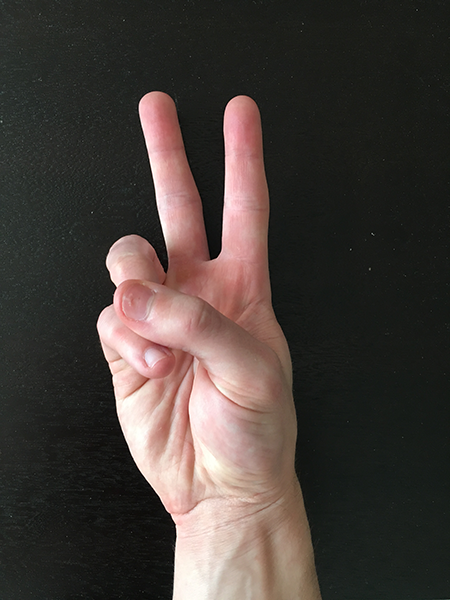
#> input picture contour-extreme-points/hand_03.png, 450 x 600 px
$ python extreme_points.py   (older library calls are emulated)
#> lines starting #> are read from the running program, lines starting #| are printed output that depends on the picture; after the words box and inside, x2 and y2 are one past the last pixel; in counts of white or black regions, pixels touching at a corner belong together
# USAGE
# python extreme_points.py

# import the necessary packages
import imutils
import cv2

# load the image, convert it to grayscale, and blur it slightly
image = cv2.imread("hand_03.png")
#> image is the input picture: shape (600, 450, 3); mean B, G, R 57.1, 61.6, 69.9
gray = cv2.cvtColor(image, cv2.COLOR_BGR2GRAY)
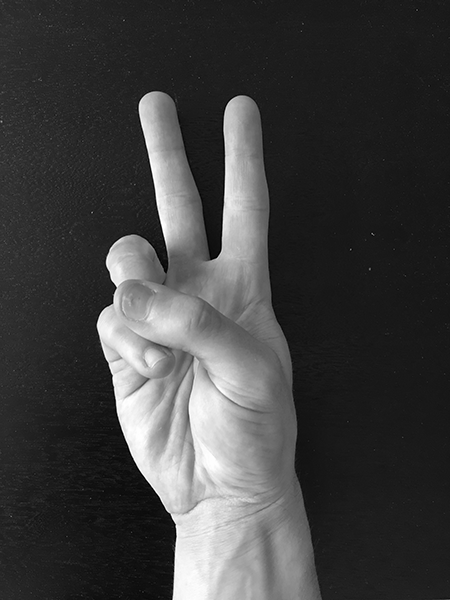
#> gray: shape (600, 450); min 0, max 255, mean 63.6
gray = cv2.GaussianBlur(gray, (5, 5), 0)

# threshold the image, then perform a series of erosions +
# dilations to remove any small regions of noise
thresh = cv2.threshold(gray, 45, 255, cv2.THRESH_BINARY)[1]
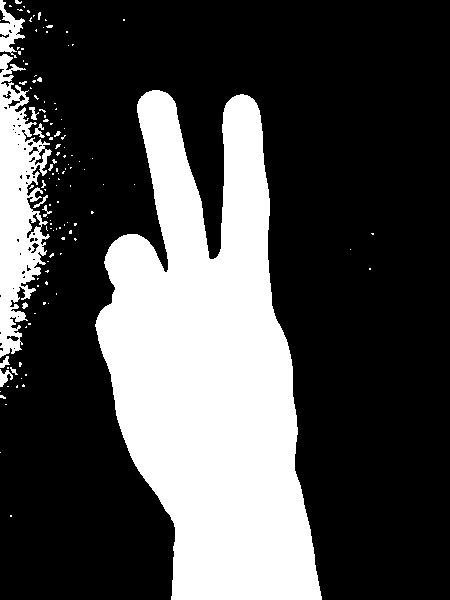
#> thresh: shape (600, 450); 29.8% white; 124 white regions (110 under 20 px), largest, box (x1, y1, x2, y2) and area: (95, 90, 322, 600) 70298, (0, 54, 52, 358) 8387, (0, 0, 25, 58) 670
thresh = cv2.erode(thresh, None, iterations=2)
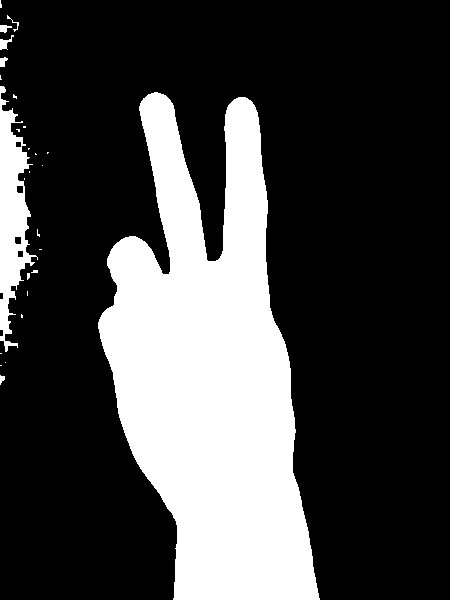
#> thresh: shape (600, 450); 26.6% white; 27 white regions (20 under 20 px), largest, box (x1, y1, x2, y2) and area: (98, 92, 320, 600) 66634, (0, 86, 38, 352) 4707, (0, 35, 14, 50) 91
thresh = cv2.dilate(thresh, None, iterations=2)
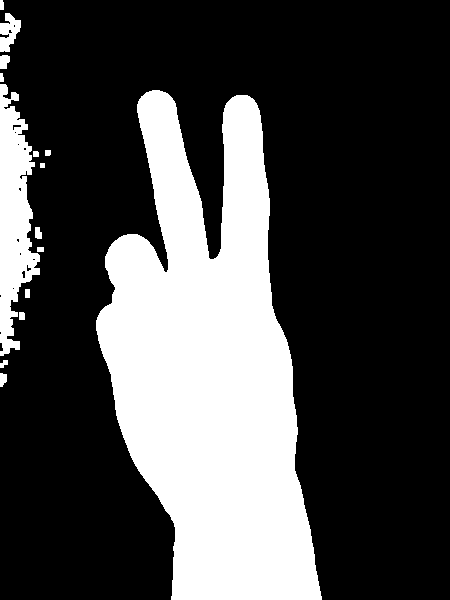
#> thresh: shape (600, 450); 28.8% white; 15 white regions

# find contours in thresholded image, then grab the largest
# one
cnts = cv2.findContours(thresh.copy(), cv2.RETR_EXTERNAL,
	cv2.CHAIN_APPROX_SIMPLE)
#> cnts = 15 contours, 1 with area under 20; largest, box (x1, y1, x2, y2) and area: (96, 90, 322, 600) 69471, (0, 84, 40, 356) 6082, (0, 13, 21, 52) 452, (0, 55, 10, 69) 96, (0, 373, 7, 387) 61
cnts = cnts[0] if imutils.is_cv2() else cnts[1]
c = max(cnts, key=cv2.contourArea)
#> c = contour of 571 points, box (x1, y1, x2, y2) (96, 90, 322, 600), area 69471

# determine the most extreme points along the contour
extLeft = tuple(c[c[:, :, 0].argmin()][0])
#> extLeft = (96, 320)
extRight = tuple(c[c[:, :, 0].argmax()][0])
#> extRight = (321, 599)
extTop = tuple(c[c[:, :, 1].argmin()][0])
#> extTop = (152, 90)
extBot = tuple(c[c[:, :, 1].argmax()][0])
#> extBot = (171, 599)

# draw the outline of the object, then draw each of the
# extreme points, where the left-most is red, right-most
# is green, top-most is blue, and bottom-most is teal
cv2.drawContours(image, [c], -1, (0, 255, 255), 2)
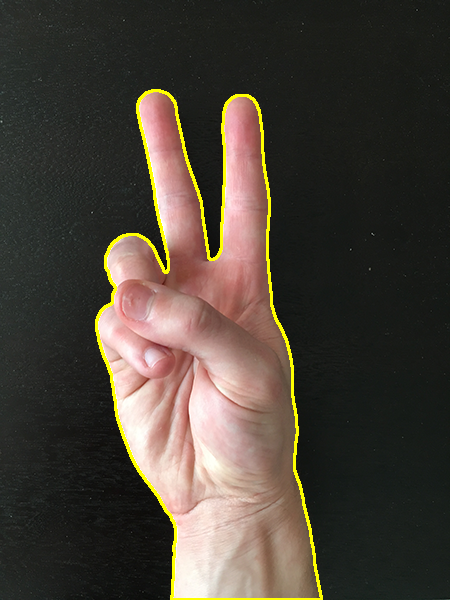
#> image: shape (600, 450, 3); 2.01% of pixels changed, all inside (x1, y1, x2, y2) = (95, 89, 323, 600)
cv2.circle(image, extLeft, 6, (0, 0, 255), -1)
#> image: shape (600, 450, 3); 0.04% of pixels changed, all inside (x1, y1, x2, y2) = (90, 314, 103, 327)
cv2.circle(image, extRight, 6, (0, 255, 0), -1)
#> image: shape (600, 450, 3); mean B, G, R 55.8, 65.3, 73.4
cv2.circle(image, extTop, 6, (255, 0, 0), -1)
#> image: shape (600, 450, 3); mean B, G, R 55.9, 65.3, 73.3
cv2.circle(image, extBot, 6, (255, 255, 0), -1)
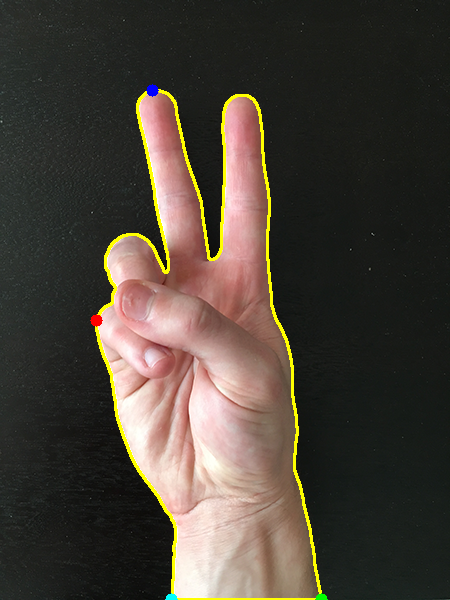
#> image: shape (600, 450, 3); mean B, G, R 55.9, 65.3, 73.3

# show the output image
cv2.imshow("Image", image)
cv2.waitKey(0)

$ run again, with contour-extreme-points/hand_01.png copied over contour-extreme-points/hand_03.png
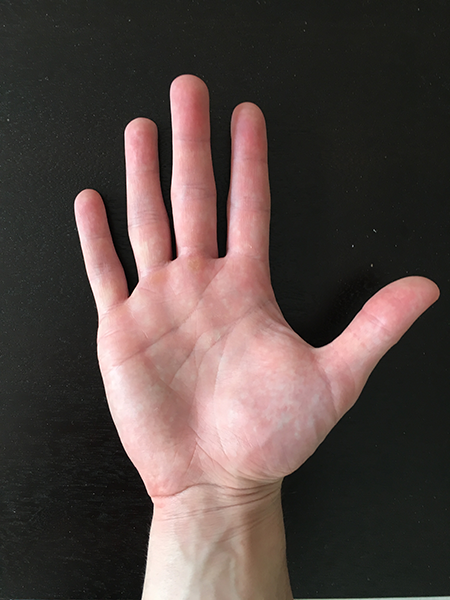
#> input picture contour-extreme-points/hand_01.png, 450 x 600 px
#> image is the input picture: shape (600, 450, 3); mean B, G, R 67.3, 70.8, 84.8
#> `thresh = cv2.dilate(thresh, None, iterations=2)`:
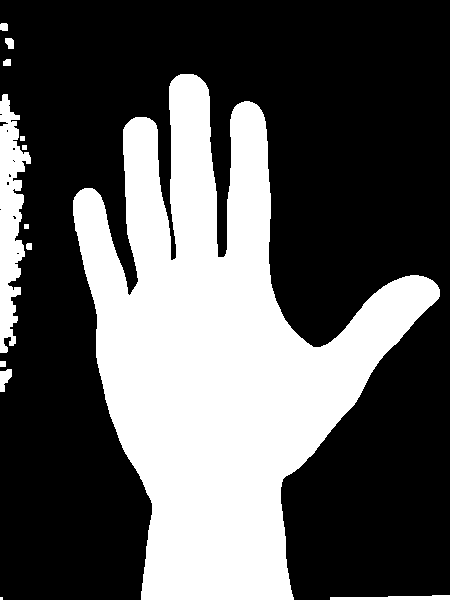
#> thresh: shape (600, 450); 35.2% white; 13 white regions (1 under 20 px)
#> cnts = 13 contours, 4 with area under 20; largest, box (x1, y1, x2, y2) and area: (73, 74, 440, 600) 88245, (0, 94, 31, 353) 4216, (330, 595, 450, 600) 317, (0, 369, 12, 392) 150, (5, 38, 14, 49) 64
#> c = contour of 683 points, box (x1, y1, x2, y2) (73, 74, 440, 600), area 88245
#> extLeft = (73, 200)
#> extRight = (439, 296)
#> extTop = (180, 74)
#> extBot = (141, 599)
#> `cv2.circle(image, extTop, 6, (255, 0, 0), -1)`:
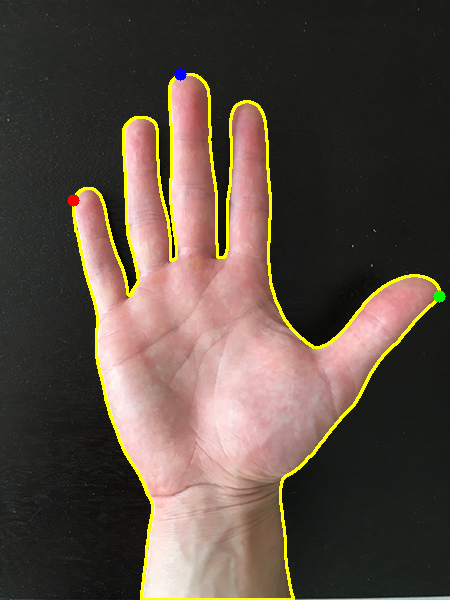
#> image: shape (600, 450, 3); mean B, G, R 65.7, 76.3, 89.7
